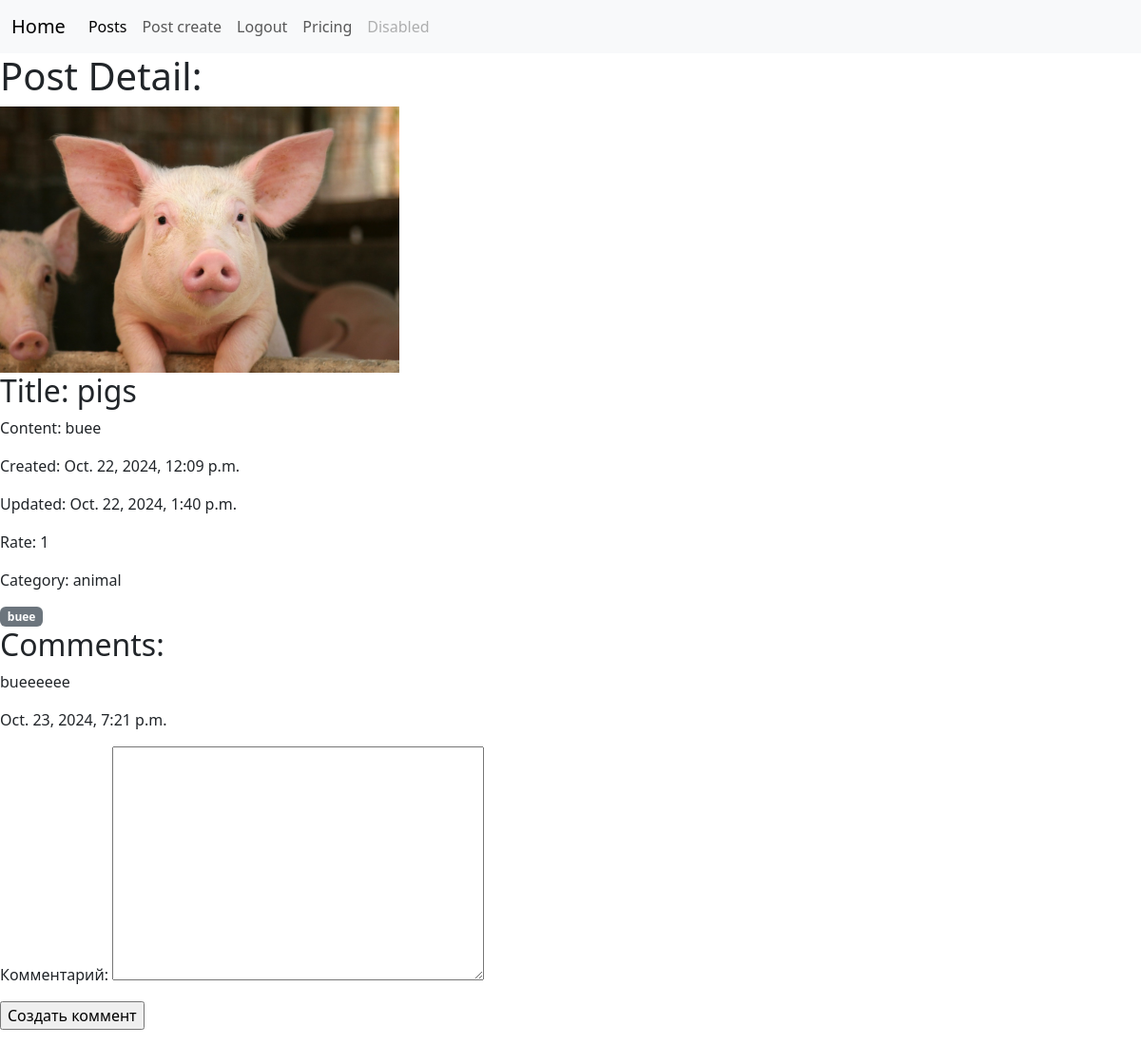
Page /posts/2/ (signed in) on the committed database.
### posts/models.py (models this page shows, shortened)
class Post(models.Model):
    image = models.ImageField(upload_to = 'posts/', null=True, blank=True)
    title = models.CharField(max_length=200)
    content = models.TextField(max_length=100)
    rate =models.IntegerField()
    created_at = models.DateTimeField(auto_now_add=True)
    updated_at = models.DateTimeField(auto_now=True)
    category = models.ForeignKey('category', on_delete=models.CASCADE, related_name='posts',
                                 null=True, blank=True)
    tags = models.ManyToManyField('Tag'
                                  , related_name='posts', blank=True, )
    author = models.ForeignKey(User, on_delete=models.CASCADE, related_name='posts', null=True)

class category(models.Model):
    name = models.CharField(max_length=100)
    def __str__(self):
        return self.name

class Tag(models.Model):
    name = models.CharField(max_length=100)

class Comment(models.Model):
    text = models.TextField()
    post = models.ForeignKey(Post, on_delete=models.CASCADE, related_name='comments')
    created_at = models.DateTimeField(auto_now_add=True)

### posts/views.py (the view)
# urls.py: path('posts/<int:post_id>/', post_detail_view , ),
@login_required(login_url='/login/')
def post_detail_view(request, post_id):
    post = Post.objects.get(id=post_id)
    form = CommentForm()
    return render(request, 'posts/post_detail.html', {'post': post,'form': form} )

### posts/forms.py
class CommentForm(forms.ModelForm):
    class Meta:
        model = Comment
        fields = ['text']
        labels = {'text': 'Комментарий'}

### templates/posts/post_detail.html (shortened to what this page needs)
{% extends 'navbar.html' %}
{% load static %}
{% block content %}
<h1>Post Detail: </h1>
{% if post.image %}
    <img src="/media/{{ post.image }}" class="card-img-top" alt="..." style="max-width: 35%; height: auto;">
{% else %}
    <img src="{% static 'not_found_jpg' %}" class="card-img-top" alt="..." style="max-width: 35%; height: auto;">
{% endif %}
<h2>Title: {{ post.title }}</h2>
<p>Content: {{ post.content }}</p>
<p>Created: {{ post.created_at }}</p>
<p>Updated: {{ post.updated_at }}</p>
<p>Rate: {{ post.rate }}</p>
<p>Category: {{ post.category }}</p>
            {% for tag in post.tags.all %}
                <span class="badge bg-secondary">{{ tag.name }}</span>
            {% endfor %}
<h2>Comments:</h2>
{% for comment in post.comments.all %}
    <p>{{ comment.text }}</p>
    <p>{{ comment.created_at}}</p>
{% endfor %}
    <form action=""  method="post" enctype="multipart/form-data">
        {{ form.as_p }}
        <input type="submit" name="Create" value="Создать коммент">
        </form>
{% endblock %}

### rows in the picture
Post: image (picture), title "pigs", content "buee", created_at "Oct. 22, 2024, 12:09 p.m.", updated_at "Oct. 22, 2024, 1:40 p.m.", rate "1", category "animal"
Tag: name "buee"
Comment: text "bueeeeee", created_at "Oct. 23, 2024, 7:21 p.m."
